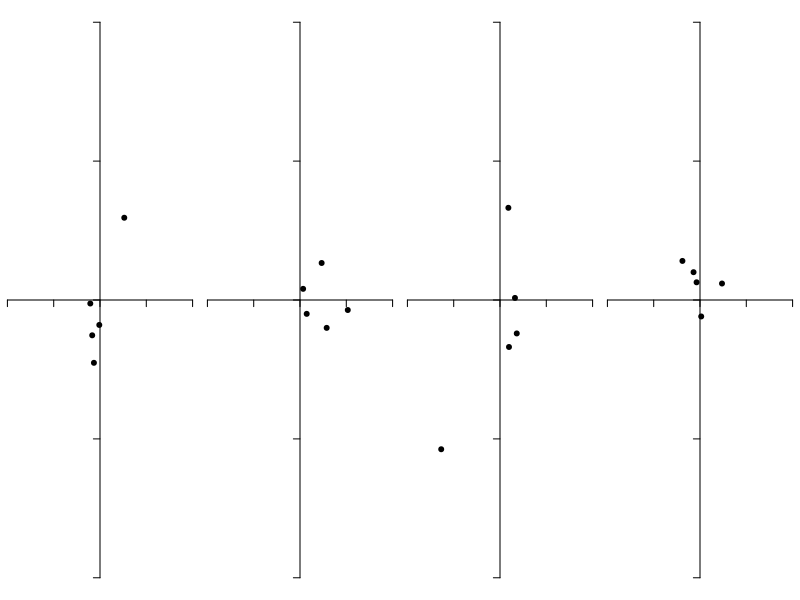

The R script that drew this image: (Note: a time limit stopped this script after it produced the figure.)
## ---- chunk 1
n <- 100000

bivariate_normal <- function(n, yoffset=0, eccentricity=0, flier_rate=0, flier_severity=3)
{
  d <- data.frame(u=runif(n), v=runif(n), z=runif(n))
  
  # Contaminated normal if fliers requested
  d$sd <- ifelse(d$z < flier_rate, flier_severity, 1)

  # Box-Muller transform
  d$r = d$sd * sqrt(-2 * log(d$u))
  d$x = d$r * cos(2 * pi * d$v)
  d$y = d$r * sin(2 * pi * d$v)

  # Offset and eccentricity
  d$y <- d$y * sqrt(1-eccentricity^2) + yoffset
  d$x <- d$x / sqrt(1-eccentricity^2)
  d$r <- sqrt(d$x^2 + d$y^2)
  return (d)
}

group_size <- function(h)
{
  n <- nrow(h) 
  if (n < 2) {
    return (0)
  }
  best_so_far <- sqrt((h$x[1]-h$x[2])*(h$x[1]-h$x[2])+(h$y[1]-h$y[2])*(h$y[1]-h$y[2]))
  for (i in 1:(n - 1)) {
    for (j in (i + 1):n) {
      candidate = sqrt((h$x[i]-h$x[j])*(h$x[i]-h$x[j])+(h$y[i]-h$y[j])*(h$y[i]-h$y[j]))
      if (best_so_far < candidate) {
        best_so_far = candidate
      }
    }
  }
  return (best_so_far)
}

experiment <- function(ymax=3, yoffset=0, eccentricity=0, flier_rate=0, flier_severity=3, legendpos='topright')
{
  gs55 <- numeric(n)
  kr9 <- numeric(n)
  kr69 <- numeric(n)
  rr20 <- numeric(n)
  o <- numeric(n)
  hits55 <- 0
  hits9 <- 0
  hits69 <- 0
  hits20 <- 0
  rr20_factor <- 1.76
  for (i in 1:n) {
    e <- numeric(5);
    r <- numeric(5);
    for (j in 1:5) {
      g <- bivariate_normal(5, yoffset, eccentricity, flier_rate, flier_severity);
      e[j] <- group_size(g);
      r[j] <- mean(g$r);
    }
    gs55[i] <- 0.72 * mean(e); 
    rr20[i] <- rr20_factor * mean(r);
    e <- numeric(2);
    f <- numeric(2);
    for (j in 1:2) {
      g <- bivariate_normal(10, yoffset, eccentricity, flier_rate, flier_severity)
      g <- g[order(g$r),]
      e[j] <- g$r[6] + g$r[9];
      f[j] <- g$r[9];
    }
    kr9[i] <- 1.15 * mean(f);
    kr69[i] <- 0.69 * mean(e);
    r <- bivariate_normal(1, yoffset, eccentricity, flier_rate, flier_severity)$r 
    if (r < gs55[i]) {
      hits55 <- hits55 + 1;
    }
    if (r < kr9[i]) {
      hits9 <- hits9 + 1;
    }
    if (r < kr69[i]) {
      hits69 <- hits69 + 1;
    }
    if (r < rr20[i]) {
      hits20 <- hits20 + 1;
    }
    o[i] <- r;
  }
  hist55 <- hist(gs55, plot=F, breaks=50);
  plot(smooth.spline(hist55$mids, hist55$density), col='red', type='l', xlab='Estimated R90', ylab='PDF', xlim=c(0,5), ylim=c(0,ymax));
  hist9 <- hist(kr9, plot=F, breaks=50);
  lines(smooth.spline(hist9$mids, hist9$density), col='green', lty=2);
  hist69 <- hist(kr69, plot=F, breaks=50);
  lines(smooth.spline(hist69$mids, hist69$density), col='blue', lty=3);
  hist20 <- hist(rr20, plot=F, breaks=50);
  lines(smooth.spline(hist20$mids, hist20$density), col='cyan', lty=4);
  actual_r90 <- quantile(o, probs=c(0.9));
  abline(v=actual_r90, lty=5, col='grey')
  legend(legendpos, inset=.05, c('5x5','2x10 (9)','2x10 (6&9)','Rayleigh 20','Actual'), lwd=2, lty=c(1,2,3,4,5), col=c('red','green','blue','cyan','grey'), bty='n');
  hits55 <- 100*hits55/n;
  hits9  <- 100*hits9/n;
  hits69 <- 100*hits69/n;
  hits20 <- 100*hits20/n;
  rmse55 <- sqrt(sum((gs55 - actual_r90)^2)/n);
  rmse9  <- sqrt(sum((kr9  - actual_r90)^2)/n);
  rmse69 <- sqrt(sum((kr69 - actual_r90)^2)/n);
  rmse20 <- sqrt(sum((rr20 - actual_r90)^2)/n);
  mae55 <- sqrt(mean(abs(gs55 - actual_r90)));
  mae9  <- sqrt(mean(abs(kr9  - actual_r90)));
  mae69 <- sqrt(mean(abs(kr69 - actual_r90)));
  mae20 <- sqrt(mean(abs(rr20 - actual_r90)));
  data.frame( hits55, hits9, hits69, hits20
            , rmse55, rmse9, rmse69, rmse20
            , mae55,  mae9,  mae69,  mae20
            );
}

group_examples <- function(yoffset=0, eccentricity=0, flier_rate=0, flier_severity=3)
{
  old.par <- par(mfrow=c(1,4))
  par(mar=c(0,0,0,0))
  for (i in 1:4) {
    a <- bivariate_normal(5, yoffset, eccentricity, flier_rate, flier_severity)
    plot(a$x, a$y, type='p', xlim=c(-4,4), ylim=c(-4,4), axes=F, pch=19)
    axis(1, pos=0, labels=NA)
    axis(2, pos=0, labels=NA) 
  }
  par(old.par)
}
## ---- chunk 2
set.seed(42)
group_examples()
## ---- chunk 3
e <- experiment(ymax=1.8);
## ---- chunk 4
set.seed(43)
group_examples(yoffset=1)
## ---- chunk 5
e <- experiment(ymax=1.5, yoffset=1);
## ---- chunk 6
set.seed(44)
group_examples(flier_rate=0.05, flier_severity=5)
## ---- chunk 7
e <- experiment(ymax=1.2, flier_rate=0.05, flier_severity=5);
## ---- chunk 8
set.seed(45)
group_examples(eccentricity=0.75)
## ---- chunk 9
e <- experiment(ymax=1.5, eccentricity=0.75);
## ---- chunk 10
set.seed(46)
group_examples(yoffset=1, eccentricity=0.75, flier_rate=0.05, flier_severity=5)
## ---- chunk 11
e <- experiment(ymax=1.5, yoffset=1, eccentricity=0.75, flier_rate=0.05, flier_severity=5, legendpos='topleft');
